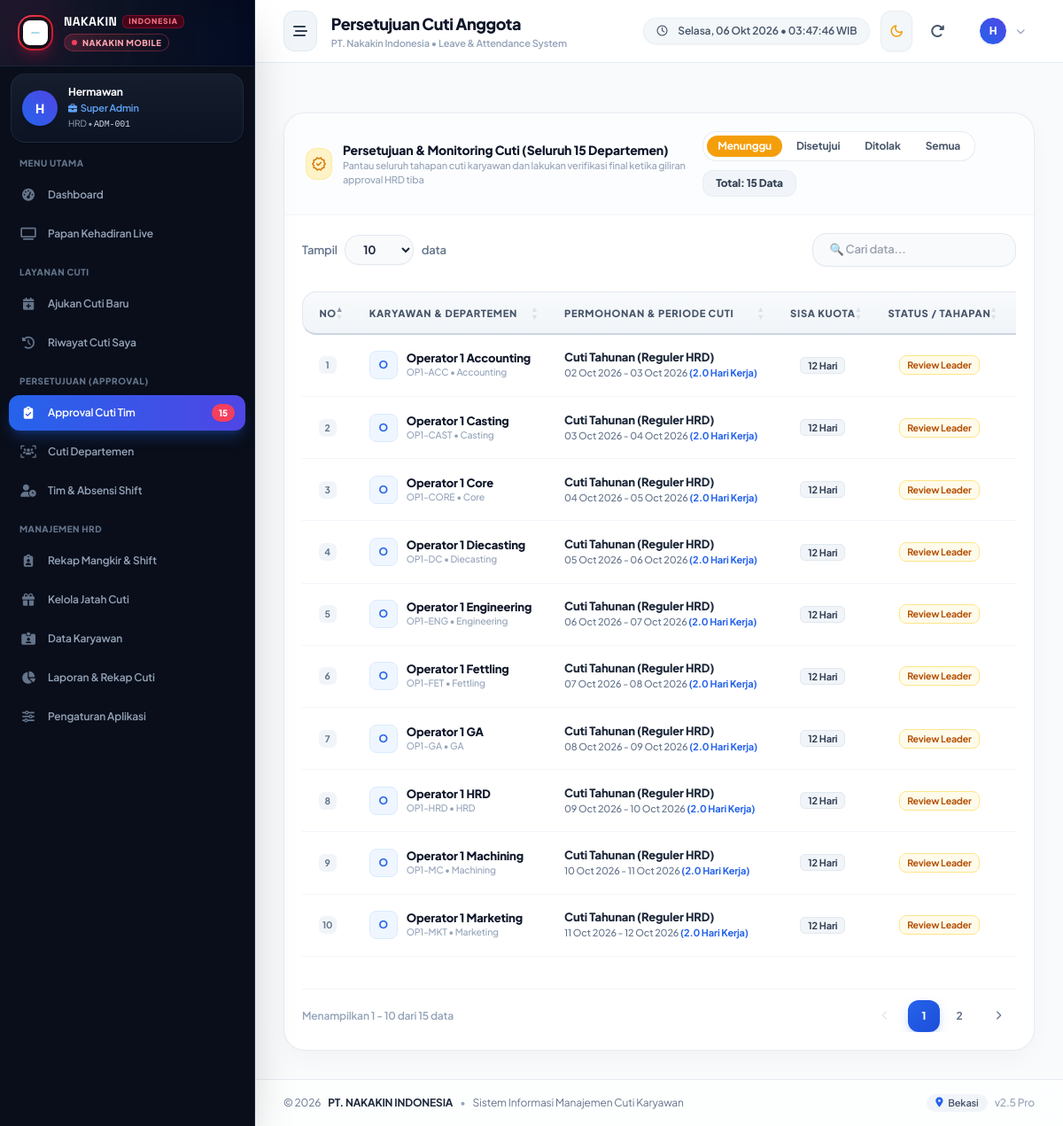
The page /index.php?page=leave-approvals (signed in) on the database as committed earlier.
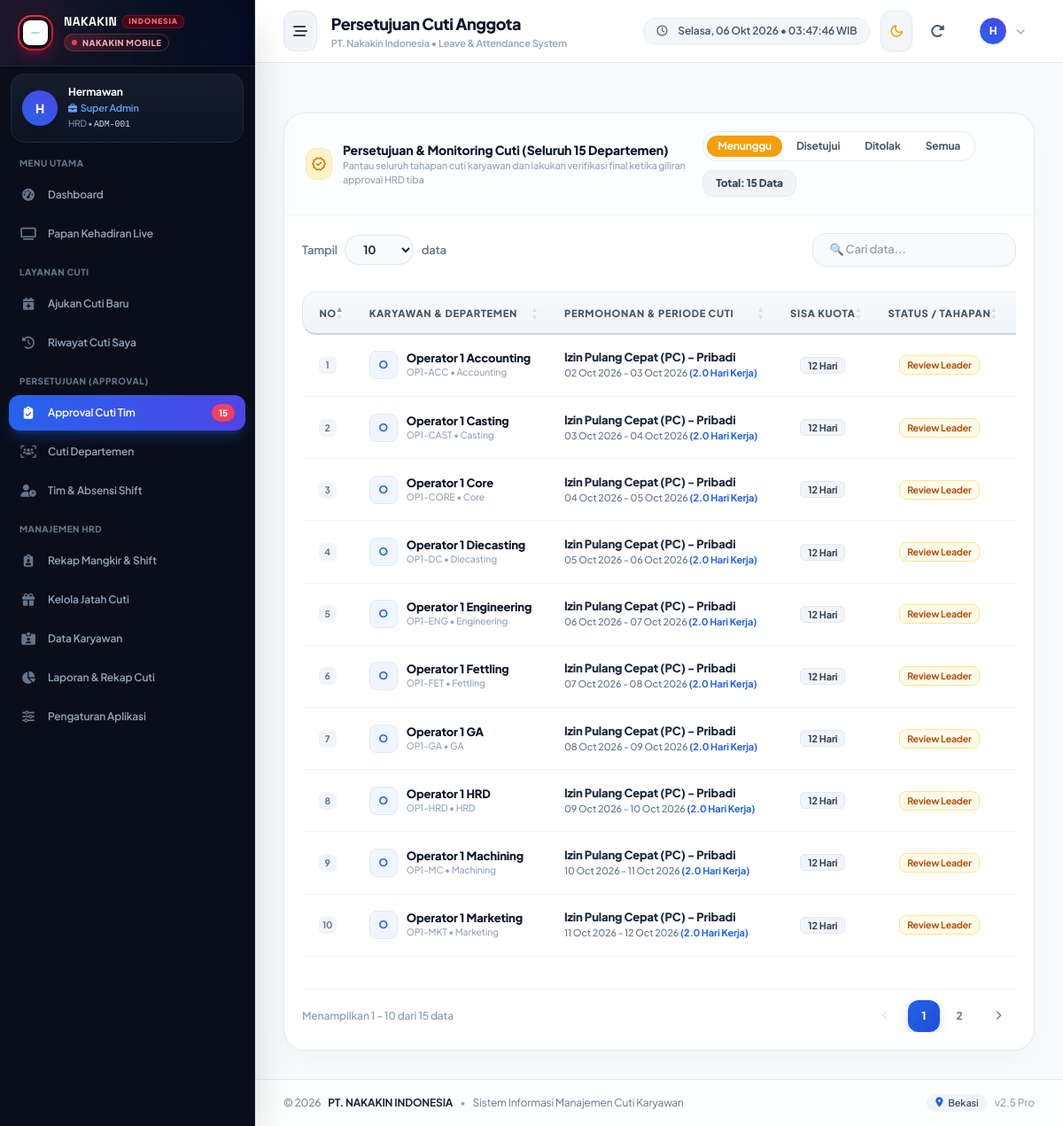
The same page on the database as committed later.
### tables this page shows
CREATE TABLE `pengajuan_cuti` (
  `id` int NOT NULL AUTO_INCREMENT,
  `nomor_surat` varchar(60) NOT NULL,
  `employee_id` int NOT NULL,
  `leave_type_id` int NOT NULL,
  `shift` enum('Shift 1','Shift 1 (Pagi)','Shift 2 (Malam)','Shift 2 (Maju)','Non-Shift') NOT NULL DEFAULT 'Shift 1 (Pagi)',
  `tanggal_mulai` date NOT NULL,
  `tanggal_selesai` date NOT NULL,
  `jam_mulai` time DEFAULT NULL,
  `jam_selesai` time DEFAULT NULL,
  `total_hari` decimal(4,1) NOT NULL DEFAULT '1.0',
  `alasan` text NOT NULL,
  `alamat_selama_cuti` text,
  `kontak_darurat` varchar(50) DEFAULT NULL,
  `attachment` varchar(255) DEFAULT NULL,
  `status` enum('pending','approved','rejected','cancelled') NOT NULL DEFAULT 'pending',
  `approved_by` int DEFAULT NULL COMMENT 'ID User Atasan yang menyetujui/menolak',
  `approved_at` datetime DEFAULT NULL,
  `rejection_reason` text,
  `catatan_atasan` text,
  `created_at` datetime DEFAULT CURRENT_TIMESTAMP,
  `updated_at` datetime DEFAULT CURRENT_TIMESTAMP ON UPDATE CURRENT_TIMESTAMP,
  `approval_step` varchar(30) NOT NULL DEFAULT 'pending_spv' COMMENT 'pending_spv, pending_manager, pending_hrd, approved, rejected, cancelled',
  `spv_id` int DEFAULT NULL,
  `spv_at` datetime DEFAULT NULL,
  `spv_notes` text,
  `manager_id` int DEFAULT NULL,
  `manager_at` datetime DEFAULT NULL,
  `manager_notes` text,
  `hrd_id` int DEFAULT NULL,
  `hrd_at` datetime DEFAULT NULL,
  `hrd_notes` text,
  `notif_read` tinyint(1) NOT NULL DEFAULT '0',
  PRIMARY KEY (`id`),
  UNIQUE KEY `nomor_surat` (`nomor_surat`),
  KEY `employee_id` (`employee_id`),
  KEY `leave_type_id` (`leave_type_id`),
  KEY `approved_by` (`approved_by`),
  CONSTRAINT `pengajuan_cuti_ibfk_1` FOREIGN KEY (`employee_id`) REFERENCES `karyawan` (`id`) ON DELETE CASCADE,
  CONSTRAINT `pengajuan_cuti_ibfk_2` FOREIGN KEY (`leave_type_id`) REFERENCES `jenis_cuti` (`id`) ON DELETE CASCADE,
  CONSTRAINT `pengajuan_cuti_ibfk_3` FOREIGN KEY (`approved_by`) REFERENCES `karyawan` (`id`) ON DELETE SET NULL
);

CREATE TABLE `jenis_cuti` (
  `id` int NOT NULL AUTO_INCREMENT,
  `nama_cuti` varchar(100) NOT NULL,
  `kategori` varchar(50) NOT NULL DEFAULT 'Cuti Reguler',
  `kode` varchar(20) NOT NULL,
  `durasi_maksimal` varchar(50) DEFAULT '1 Hari',
  `deskripsi` text,
  `potong_kuota` tinyint(1) NOT NULL DEFAULT '0',
  `potong_gaji` tinyint(1) NOT NULL DEFAULT '0',
  `max_hari_default` int NOT NULL DEFAULT '12',
  `butuh_lampiran` tinyint(1) NOT NULL DEFAULT '0',
  `wewenang_approval` varchar(100) DEFAULT 'Leader & Spv Dept',
  `catatan_khusus` text,
  `created_at` datetime DEFAULT CURRENT_TIMESTAMP,
  PRIMARY KEY (`id`),
  UNIQUE KEY `kode` (`kode`)
);

CREATE TABLE `karyawan` (
  `id` int NOT NULL AUTO_INCREMENT,
  `nik` varchar(50) NOT NULL,
  `nama_lengkap` varchar(150) NOT NULL,
  `email` varchar(120) NOT NULL,
  `password` varchar(255) NOT NULL,
  `role` varchar(50) NOT NULL DEFAULT 'operator',
  `departemen_id` int NOT NULL,
  `jabatan_id` int NOT NULL,
  `current_shift` enum('Shift 1','Shift 1 (Pagi)','Shift 2 (Malam)','Shift 2 (Maju)') NOT NULL DEFAULT 'Shift 1 (Pagi)',
  `tanggal_masuk` date NOT NULL,
  `kuota_cuti` decimal(4,1) NOT NULL DEFAULT '12.0',
  `cuti_terpakai` decimal(4,1) NOT NULL DEFAULT '0.0',
  `sisa_cuti` decimal(4,1) NOT NULL DEFAULT '12.0',
  `jenis_kelamin` enum('Laki-laki','Perempuan') NOT NULL DEFAULT 'Laki-laki',
  `agama` varchar(50) NOT NULL DEFAULT 'Islam',
  `status_pernikahan` enum('Belum Menikah','Menikah','Duda','Janda') NOT NULL DEFAULT 'Belum Menikah',
  `no_hp` varchar(30) DEFAULT NULL,
  `alamat` text,
  `foto` varchar(255) DEFAULT NULL,
  `status_aktif` enum('Aktif','Non-Aktif') NOT NULL DEFAULT 'Aktif',
  `created_at` datetime DEFAULT CURRENT_TIMESTAMP,
  `updated_at` datetime DEFAULT CURRENT_TIMESTAMP ON UPDATE CURRENT_TIMESTAMP,
  PRIMARY KEY (`id`),
  UNIQUE KEY `nik` (`nik`),
  UNIQUE KEY `email` (`email`),
  KEY `departemen_id` (`departemen_id`),
  KEY `jabatan_id` (`jabatan_id`),
  CONSTRAINT `karyawan_ibfk_1` FOREIGN KEY (`departemen_id`) REFERENCES `departemen` (`id`) ON DELETE CASCADE,
  CONSTRAINT `karyawan_ibfk_2` FOREIGN KEY (`jabatan_id`) REFERENCES `jabatan` (`id`) ON DELETE CASCADE
);

CREATE TABLE `departemen` (
  `id` int NOT NULL AUTO_INCREMENT,
  `kode_dept` varchar(20) NOT NULL,
  `nama_dept` varchar(100) NOT NULL,
  `deskripsi` text,
  `created_at` datetime DEFAULT CURRENT_TIMESTAMP,
  PRIMARY KEY (`id`),
  UNIQUE KEY `kode_dept` (`kode_dept`)
);

### config/functions.php (called while the page is built, shortened)
<?php
function cleanInput($data) {
    return htmlspecialchars(trim($data), ENT_QUOTES, 'UTF-8');
}

### config/session.php (called while the page is built, shortened)
<?php
require_once __DIR__ . '/functions.php';
function getCurrentUser() {
    $pdo = getDbConnection();
    $stmt = $pdo->prepare("
        SELECT e.*, d.nama_dept, d.kode_dept, p.nama_jabatan, p.level_hierarki
        FROM karyawan e
        JOIN departemen d ON e.departemen_id = d.id
        JOIN jabatan p ON e.jabatan_id = p.id
        WHERE e.id = ? AND e.status_aktif = 'Aktif'
    ");
    $stmt->execute([$_SESSION['user_id']]);
    return $stmt->fetch();
}

### views/leaves/approvals.php (the view, shortened to what the changed rows need)
<?php
require_once __DIR__ . '/../layouts/header.php';
$userRole = strtolower($currentUser['role'] ?? '');
$userLevel = (int)($currentUser['level_hierarki'] ?? 1);
$isHRD = in_array($userRole, ['admin', 'superadmin', 'hrd']) || $userLevel >= 7;
$isManager = $userRole === 'manager' || ($userLevel >= 5 && $userLevel <= 6);
$isSpv = in_array($userRole, ['supervisor', 'leader', 'atasan']) || ($userLevel >= 3 && $userLevel <= 4);
$pdo = getDbConnection();
$statusFilter = cleanInput($_GET['status'] ?? 'pending');
$sql = "
    SELECT lr.*,
           e.nik, e.nama_lengkap, e.email, e.no_hp, e.sisa_cuti, e.kuota_cuti, e.tanggal_masuk, e.departemen_id,
           d.nama_dept, d.kode_dept,
           p.nama_jabatan, p.level_hierarki as employee_level,
           lt.nama_cuti, lt.potong_kuota, lt.kode as kode_cuti,
           ap.nama_lengkap as nama_atasan
    FROM pengajuan_cuti lr
    JOIN karyawan e ON lr.employee_id = e.id
    JOIN departemen d ON e.departemen_id = d.id
    JOIN jabatan p ON e.jabatan_id = p.id
    JOIN jenis_cuti lt ON lr.leave_type_id = lt.id
    LEFT JOIN karyawan ap ON lr.approved_by = ap.id
    WHERE 1=1
";
$params = [];
if ($isHRD) {
    if ($statusFilter === 'pending') {
        $sql .= " AND lr.status = 'pending' ";
    } elseif ($statusFilter !== 'all') {
        $sql .= " AND lr.status = ? ";
        $params[] = $statusFilter;
    }
}
$sql .= " ORDER BY CASE
            WHEN lr.approval_step = 'pending_hrd' AND " . ($isHRD ? "1=1" : "1=0") . " THEN 1
            WHEN lr.approval_step = 'pending_manager' AND " . ($isManager ? "1=1" : "1=0") . " THEN 1
            WHEN lr.approval_step = 'pending_spv' AND " . ($isSpv ? "1=1" : "1=0") . " THEN 1
            WHEN lr.status = 'pending' THEN 2
            ELSE 3
          END, lr.created_at DESC";
$stmt = $pdo->prepare($sql);
$stmt->execute($params);
$requests = $stmt->fetchAll();
function canUserApproveItem($leave, $user, $isHRD, $isManager, $isSpv, $deptId) {
    $step = strtolower($leave['approval_step'] ?? 'pending_spv');
    if ($step === 'pending_spv') {
        return $isSpv && ((int)$user['departemen_id'] === (int)$leave['departemen_id']);
    } elseif ($step === 'pending_manager') {
        return $isManager;
    } elseif ($step === 'pending_hrd') {
        return $isHRD;
    }
    return false;
}
?>
<div class="space-y-4 sm:space-y-6">
    <div class="hidden lg:block bg-white dark:bg-slate-900 rounded-3xl border border-slate-200/80 dark:border-slate-800 shadow-[0_10px_30px_-5px_rgba(0,0,0,0.04)] overflow-hidden">
        <div class="p-5">
            <div class="overflow-x-auto">
                <table class="w-full text-left text-xs datatable">
                    <thead>
                        <tr>
                            <th class="text-center w-8">No</th>
                            <th>Karyawan & Departemen</th>
                            <th>Permohonan & Periode Cuti</th>
                            <th class="text-center">Sisa Kuota</th>
                            <th class="text-center">Status / Tahapan</th>
                            <th class="text-right pr-4">Aksi Persetujuan</th>
                        </tr>
                    </thead>
                    <tbody>
                        <?php $no = 1; foreach ($requests as $req):
                            $step = strtolower($req['approval_step'] ?? 'pending_spv');
                            $stepBadge = '';
                            if ($req['status'] === 'pending') {
                                if ($step === 'pending_spv') {
                                    $stepBadge = '<span class="inline-flex items-center gap-1 px-2 py-0.5 rounded-lg bg-amber-50 text-amber-700 border border-amber-200 text-[10.5px] font-bold">Review Leader</span>';
                                } elseif ($step === 'pending_manager') {
                                    $stepBadge = '<span class="inline-flex items-center gap-1 px-2 py-0.5 rounded-lg bg-blue-50 text-blue-700 border border-blue-200 text-[10.5px] font-bold">Review Manager</span>';
                                } elseif ($step === 'pending_hrd') {
                                    $stepBadge = '<span class="inline-flex items-center gap-1 px-2 py-0.5 rounded-lg bg-purple-50 text-purple-700 border border-purple-200 text-[10.5px] font-bold">Menunggu HRD</span>';
                                }
                            } else {
                                $stepBadge = getStatusBadge($req['status']);
                            }
                            $tglMulaiFormatted = date('d M Y', strtotime($req['tanggal_mulai']));
                            $tglSelesaiFormatted = date('d M Y', strtotime($req['tanggal_selesai']));
                            $periodeText = ($req['tanggal_mulai'] === $req['tanggal_selesai']) ? $tglMulaiFormatted : "$tglMulaiFormatted - $tglSelesaiFormatted";
                            $durasiText = ($req['total_hari'] == 0.5) ? '0.5 Hari' : $req['total_hari'] . ' Hari Kerja';
                        ?>
                            <tr class="hover:bg-slate-50/60 dark:hover:bg-slate-800/60 transition">
                                <td class="text-center py-2.5">
                                    <span class="w-5 h-5 rounded-md bg-slate-100 dark:bg-slate-800 inline-flex items-center justify-center text-[10.5px] text-slate-500 dark:text-slate-400 font-bold">
                                        <?= $no++ ?>
                                    </span>
                                </td>
                                <td class="py-2.5">
                                    <div class="flex items-center gap-2.5">
                                        <div class="w-8 h-8 rounded-lg bg-blue-50 dark:bg-blue-950/60 text-blue-600 dark:text-blue-400 font-bold flex items-center justify-center text-xs border border-blue-100 dark:border-blue-900 flex-shrink-0">
                                            <?= strtoupper(substr($req['nama_lengkap'], 0, 1)) ?>
                                        </div>
                                        <div class="min-w-0">
                                            <div class="font-extrabold text-slate-900 dark:text-white truncate"><?= htmlspecialchars($req['nama_lengkap']) ?></div>
                                            <div class="text-[10.5px] text-slate-400 dark:text-slate-500 font-medium">
                                                <?= htmlspecialchars($req['nik']) ?> &bull; <?= htmlspecialchars($req['nama_dept']) ?>
                                            </div>
                                        </div>
                                    </div>
                                </td>
                                <td class="py-2.5 whitespace-nowrap">
                                    <div class="space-y-0.5">
                                        <div class="font-extrabold text-slate-800 dark:text-slate-200"><?= htmlspecialchars($req['nama_cuti']) ?></div>
                                        <div class="text-[11px] text-slate-500 dark:text-slate-400 font-medium">
                                            <?= $periodeText ?> <span class="text-blue-600 dark:text-blue-400 font-bold">(<?= $durasiText ?>)</span>
                                        </div>
                                    </div>
                                </td>
                                <td class="text-center py-2.5 whitespace-nowrap">
                                    <span class="px-2 py-0.5 rounded-md bg-slate-100 dark:bg-slate-800 text-slate-700 dark:text-slate-300 font-bold text-[11px] border border-slate-200 dark:border-slate-700">
                                        <?= (int)$req['sisa_cuti'] ?> Hari
                                    </span>
                                </td>
                                <td class="text-center py-2.5 whitespace-nowrap">
                                    <?= $stepBadge ?>
                                </td>
                                <td class="py-2.5 text-right pr-4 whitespace-nowrap">
                                </td>
                            </tr>
                        <?php endforeach; ?>
                    </tbody>
                </table>
            </div>
        </div>
    </div>
</div>
<?php require_once __DIR__ . '/../layouts/footer.php'; ?>

Rows that differ between the two databases and show on the page:
changed through a linked row, pengajuan_cuti "02 Oct 2026 - 03 Oct 2026": leave_type.nama_cuti "Cuti Tahunan (Reguler HRD)" → "Izin Pulang Cepat (PC) - Pribadi"
changed through a linked row, pengajuan_cuti "03 Oct 2026 - 04 Oct 2026": leave_type.nama_cuti "Cuti Tahunan (Reguler HRD)" → "Izin Pulang Cepat (PC) - Pribadi"
changed through a linked row, pengajuan_cuti "04 Oct 2026 - 05 Oct 2026": leave_type.nama_cuti "Cuti Tahunan (Reguler HRD)" → "Izin Pulang Cepat (PC) - Pribadi"
changed through a linked row, pengajuan_cuti "05 Oct 2026 - 06 Oct 2026": leave_type.nama_cuti "Cuti Tahunan (Reguler HRD)" → "Izin Pulang Cepat (PC) - Pribadi"
changed through a linked row, pengajuan_cuti "06 Oct 2026 - 07 Oct 2026": leave_type.nama_cuti "Cuti Tahunan (Reguler HRD)" → "Izin Pulang Cepat (PC) - Pribadi"
changed through a linked row, pengajuan_cuti "07 Oct 2026 - 08 Oct 2026": leave_type.nama_cuti "Cuti Tahunan (Reguler HRD)" → "Izin Pulang Cepat (PC) - Pribadi"
changed through a linked row, pengajuan_cuti "08 Oct 2026 - 09 Oct 2026": leave_type.nama_cuti "Cuti Tahunan (Reguler HRD)" → "Izin Pulang Cepat (PC) - Pribadi"
changed through a linked row, pengajuan_cuti "09 Oct 2026 - 10 Oct 2026": leave_type.nama_cuti "Cuti Tahunan (Reguler HRD)" → "Izin Pulang Cepat (PC) - Pribadi"
changed through a linked row, pengajuan_cuti "10 Oct 2026 - 11 Oct 2026": leave_type.nama_cuti "Cuti Tahunan (Reguler HRD)" → "Izin Pulang Cepat (PC) - Pribadi"
changed through a linked row, pengajuan_cuti "11 Oct 2026 - 12 Oct 2026": leave_type.nama_cuti "Cuti Tahunan (Reguler HRD)" → "Izin Pulang Cepat (PC) - Pribadi"
